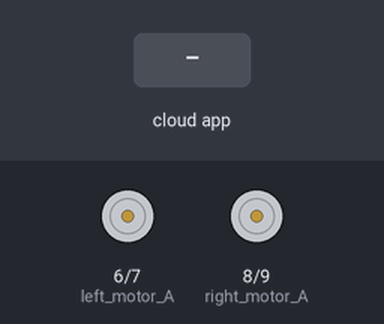
The sketch below on a simulated Arduino Uno, built with avr-gcc and run on an emulated ATmega328P. Parts: motor-driver pin pairs drawn as motors (green arrow = first pin HIGH = forward, orange = second pin HIGH = backward, longer = more drive, scaled by the enable pin). The inputs (shaded band) are chosen by the test bench. The RemoteXY app is connected.

Above: at 1.2 s.
1.3 s: the phone or cloud app sets joystick_1_x to -100
At 1.7 s:
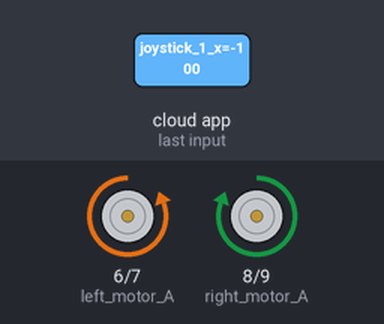
2.8 s: the phone or cloud app sets joystick_1_y to -100
At 4.0 s:
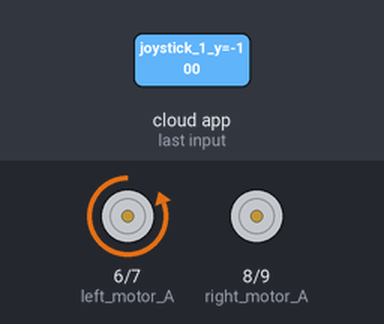
4.3 s: the phone or cloud app sets joystick_1_x to 0
At 5.2 s:
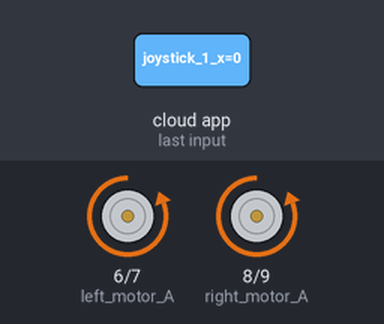
5.8 s: the phone or cloud app sets joystick_1_y to 100
At 6.3 s:
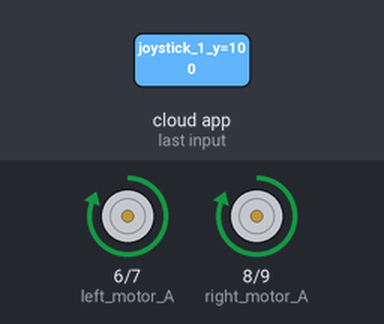
7.3 s: the phone or cloud app sets joystick_1_x to 100
At 8.5 s:
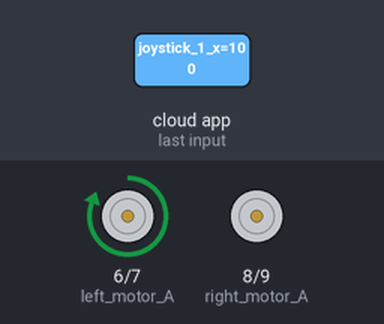
8.8 s: the phone or cloud app sets joystick_1_y to 0
At 9.8 s:
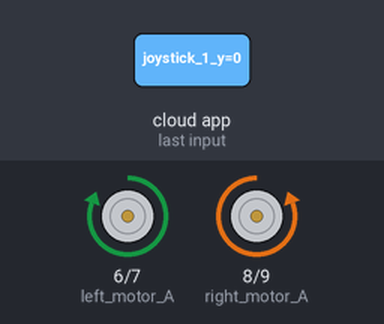
Timing chart, 0 to 11.3 s (numbered marks = the images above; inputs shaded):
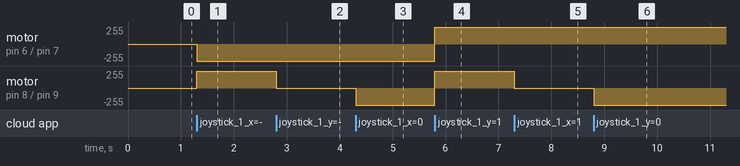

The sketch:

car_cormbo.ino
```cpp
//////////////////////////////////////////////
//        RemoteXY include library          //
//////////////////////////////////////////////

// RemoteXY select connection mode and include library
#define REMOTEXY_MODE__SOFTSERIAL
#include <SoftwareSerial.h>

#include <RemoteXY.h>

// RemoteXY connection settings
#define REMOTEXY_SERIAL_RX 2
#define REMOTEXY_SERIAL_TX 3
#define REMOTEXY_SERIAL_SPEED 9600


// RemoteXY configurate
#pragma pack(push, 1)
uint8_t RemoteXY_CONF[] =   // 19 bytes
  { 255,2,0,0,0,12,0,16,205,0,5,37,35,20,30,30,2,26,31 };

// this structure defines all the variables and events of your control interface
struct {

    // input variables
  int8_t joystick_1_x; // from -100 to 100
  int8_t joystick_1_y; // from -100 to 100

    // other variable
  uint8_t connect_flag;  // =1 if wire connected, else =0

} RemoteXY;
#pragma pack(pop)

/////////////////////////////////////////////
//           END RemoteXY include          //
/////////////////////////////////////////////


//================================(define right motor control pins)===================
int right_motor_A=8;
int right_motor_B=9;
int right_motor_speed=11; //enable pin

//================================(define left motor control pins)====================
int left_motor_A=6;
int left_motor_B=7;
int left_motor_speed=10; //enable pin

//=======================(define two arrays with a list of pins for each motor)=======
uint8_t RightMotor[3] = {right_motor_A, right_motor_B, right_motor_speed};
uint8_t LeftMotor[3] = {left_motor_A, left_motor_B, left_motor_speed};

//========================(speed control of motors)==================================
void Wheel (uint8_t * motor, int v) // v = motor speed, motor = pointer to an array of pins
{
  if (v > 100) v=100;
  if (v < -100) v=-100;
  if (v > 0){

    digitalWrite (motor [0], HIGH);
    digitalWrite (motor [1], LOW);
    analogWrite (motor [2], v * 2.55);
  }
  else if ( v<0 ){

    digitalWrite (motor [0], LOW);
    digitalWrite (motor [1], HIGH);
    analogWrite (motor [2], (-v) * 2.55);
  }
  else{
    digitalWrite (motor [0], LOW);
    digitalWrite (motor [1], LOW);
    analogWrite (motor [2], 0);
  }
}

  //===================================================================================
void setup()
{
  RemoteXY_Init ();

  //===============================(initialization pins)==============================
  pinMode (right_motor_A, OUTPUT);
  pinMode (right_motor_B, OUTPUT);
  pinMode (right_motor_speed, OUTPUT);
  pinMode (left_motor_A, OUTPUT);
  pinMode (left_motor_B, OUTPUT);
  pinMode (left_motor_speed, OUTPUT);
  //===================================================================================


}

void loop()
{
  RemoteXY_Handler ();

  //============================(manage motors direction & speed)======================
  Wheel (RightMotor, RemoteXY.joystick_1_y - RemoteXY.joystick_1_x);
  Wheel (LeftMotor, RemoteXY.joystick_1_y + RemoteXY.joystick_1_x);


}
```

Measured:
- after the input at 1.3 s, motor on pin 6 (left_motor_A) / pin 7 (left_motor_B): stopped → backward 255/255 at once; motor on pin 8 (right_motor_A) / pin 9 (right_motor_B): stopped → forward 255/255 at once
- after the input at 2.8 s, motor on pin 8 (right_motor_A) / pin 9 (right_motor_B): forward 255/255 → stopped at once
- after the input at 4.3 s, motor on pin 8 (right_motor_A) / pin 9 (right_motor_B): stopped → backward 255/255 at once
- after the input at 5.8 s, motor on pin 6 (left_motor_A) / pin 7 (left_motor_B), motor on pin 8 (right_motor_A) / pin 9 (right_motor_B): backward 255/255 → forward 255/255 at once
- after the input at 7.3 s, motor on pin 8 (right_motor_A) / pin 9 (right_motor_B): forward 255/255 → stopped at once
- after the input at 8.8 s, motor on pin 8 (right_motor_A) / pin 9 (right_motor_B): stopped → backward 255/255 at once
